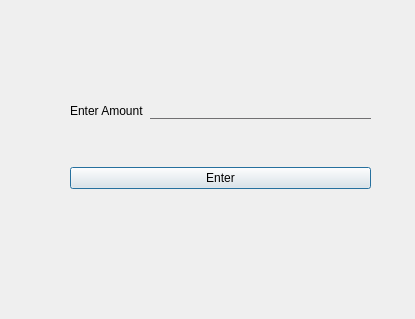
<?xml version="1.0" encoding="UTF-8"?>
<ui version="4.0">
 <class>Dialog_deposit</class>
 <widget class="QDialog" name="Dialog_deposit">
  <property name="geometry">
   <rect>
    <x>0</x>
    <y>0</y>
    <width>415</width>
    <height>319</height>
   </rect>
  </property>
  <property name="windowTitle">
   <string>Dialog</string>
  </property>
  <property name="styleSheet">
   <string notr="true">QLineEdit {
background:transparent;
border:none;
color:#717072;
border-bottom:1px solid #717072
}
QLineEdit::hover{
border-bottom:3px solid black
}</string>
  </property>
  <widget class="QWidget" name="layoutWidget">
   <property name="geometry">
    <rect>
     <x>70</x>
     <y>60</y>
     <width>301</width>
     <height>171</height>
    </rect>
   </property>
   <layout class="QVBoxLayout" name="verticalLayout">
    <item>
     <layout class="QHBoxLayout" name="horizontalLayout">
      <item>
       <widget class="QLabel" name="label">
        <property name="text">
         <string>Enter Amount</string>
        </property>
       </widget>
      </item>
      <item>
       <widget class="QLineEdit" name="lineEdit_amt_deposit"/>
      </item>
     </layout>
    </item>
    <item>
     <widget class="QPushButton" name="pushButton">
      <property name="text">
       <string>Enter</string>
      </property>
     </widget>
    </item>
   </layout>
  </widget>
 </widget>
 <resources/>
 <connections/>
</ui>
